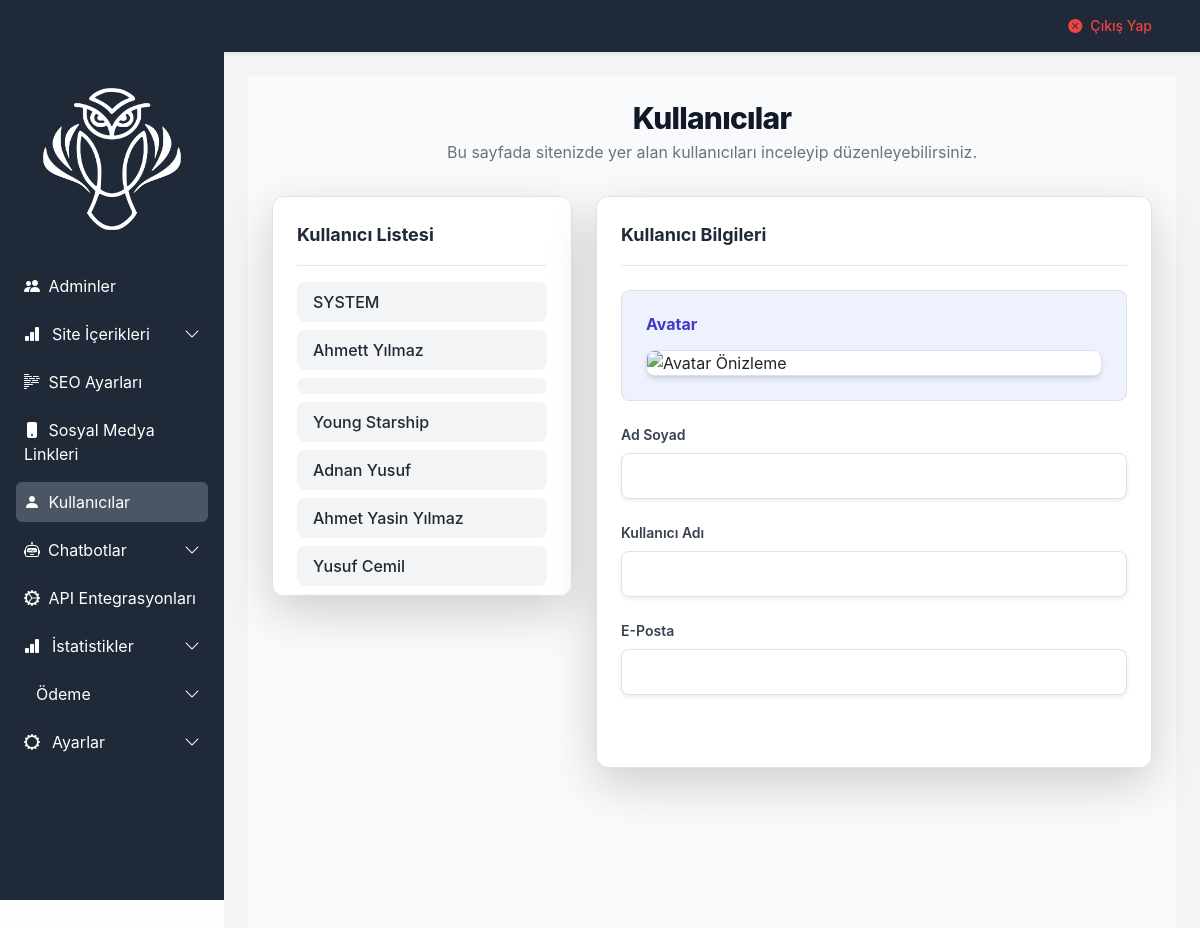
/admin/kullanicilar (signed in), run on the app's committed database.
### tables this page shows
CREATE TABLE `kullanicilar` (
  `id` int(11) NOT NULL AUTO_INCREMENT,
  `ad_soyad` varchar(30) NOT NULL,
  `kullanici_adi` varchar(30) NOT NULL,
  `google_id` varchar(30) NOT NULL,
  `eposta` varchar(50) NOT NULL,
  `telefon` varchar(15) NOT NULL,
  `dogum_tarihi` date DEFAULT NULL,
  `sifre` varchar(64) NOT NULL,
  `avatar` longtext NOT NULL,
  `dil` enum('Türkçe','İngilizce') NOT NULL,
  PRIMARY KEY (`id`)
);

### functions/db.php (called while the page is built, shortened)
<?php
class Database {
    private static $instance = null;
    private $conn;
    private $driver = 'mysql';
    private $host_dev = 'localhost:3306';
    private $username_dev = 'root';
    private $password_dev = '12345678';
    private $database_dev = 'lumanoris';
    private $host_prod = 'localhost:3306';
    private $username_prod = 'lumansmu_admin';
    private $password_prod = '9owwT70r=~_R;A?f';
    private $database_prod = 'lumansmu_database';
    private function __construct() {
        $serverName = $_SERVER['SERVER_NAME'] ?? 'localhost';
        $isLocal = in_array($serverName, ['localhost', '127.0.0.1', '::1'], true)
               || str_contains($serverName, '.local')
               || str_contains($serverName, '.test');
        $this->host     = $isLocal ? $this->host_dev     : $this->host_prod;
        $this->username = $isLocal ? $this->username_dev : $this->username_prod;
        $this->password = $isLocal ? $this->password_dev : $this->password_prod;
        $this->database = $isLocal ? $this->database_dev : $this->database_prod;
        $host_parts = explode(':', $this->host);
        $host_name = $host_parts[0];
        $port = isset($host_parts[1]) ? (int)$host_parts[1] : 3306;
        $dsn = "$this->driver:host=$host_name;dbname=$this->database;charset=utf8mb4;port=$port";
        $options = [
            PDO::ATTR_ERRMODE            => PDO::ERRMODE_EXCEPTION,
            PDO::ATTR_DEFAULT_FETCH_MODE => PDO::FETCH_ASSOC,
            PDO::ATTR_EMULATE_PREPARES   => false,
        ];
        try {
            $this->conn = new PDO($dsn, $this->username, $this->password, $options);
        } catch (PDOException $e) {
            throw new Exception('Veritabanı bağlantısı başarısız: ' . $e->getMessage());
        }
    }
    private function loadEnvOverrides(): void {
        $env = [];
        $envFiles = [
            __DIR__ . '/../.env',
            __DIR__ . '/../admin/.env',
        ];
        $get = function (string ...$keys) use ($env) {
            foreach ($keys as $key) {
                $value = $_ENV[$key] ?? $_SERVER[$key] ?? getenv($key);
                if ($value !== false && $value !== null && $value !== '') {
                    return $value;
                }
                if (isset($env[$key]) && $env[$key] !== '') {
                    return $env[$key];
                }
            }
            return null;
        };
        $this->host_dev = $get('DB_HOST_DEV', 'MYSQL_HOST_DEV') ?? $this->host_dev;
        $this->username_dev = $get('DB_USERNAME_DEV', 'DB_USER_DEV', 'MYSQL_USER_DEV') ?? $this->username_dev;
        $this->password_dev = $get('DB_PASSWORD_DEV', 'DB_PASS_DEV', 'MYSQL_PASSWORD_DEV') ?? $this->password_dev;
        $this->database_dev = $get('DB_DATABASE_DEV', 'DB_NAME_DEV', 'MYSQL_DATABASE_DEV') ?? $this->database_dev;
        $this->host_prod = $get('DB_HOST_PROD', 'DB_HOST', 'MYSQL_HOST') ?? $this->host_prod;
        $this->username_prod = $get('DB_USERNAME_PROD', 'DB_USERNAME', 'DB_USER', 'MYSQL_USER') ?? $this->username_prod;
        $this->password_prod = $get('DB_PASSWORD_PROD', 'DB_PASSWORD', 'DB_PASS', 'MYSQL_PASSWORD') ?? $this->password_prod;
        $this->database_prod = $get('DB_DATABASE_PROD', 'DB_DATABASE', 'DB_NAME', 'MYSQL_DATABASE') ?? $this->database_prod;
    }
    public static function getInstance() {
        if (self::$instance === null) {
            self::$instance = new Database();
        }
        return self::$instance;
    }
    private function executePreparedStatement($query, $params = []) {
        $stmt = $this->conn->prepare($query);
        if (!empty($params)) {
            foreach ($params as $index => $param) {
                $type = PDO::PARAM_STR;
                $stmt->bindValue(($index + 1), $param, $type);
            }
        }
        $stmt->execute();
        return $stmt;
    }
    public function selectMulti($queryBody, $params = [])
    {
        $query = "SELECT " . $queryBody;
        $stmt = $this->executePreparedStatement($query, $params);
        return $stmt->fetchAll();
    }
}
?>

### admin/kullanicilar.php (the view, shortened to what this page needs)
<?php
$kullanicilar = $database->selectMulti("* FROM kullanicilar");
?>
<main class="bg-gray-50 p-6 min-h-screen">
    <div class="max-w-screen-xl mx-auto">
        <div class="grid grid-cols-1 lg:grid-cols-[300px_auto] gap-6">
            <aside class="bg-white rounded-xl shadow-lg border border-gray-100 p-4 h-[400px] overflow-y-auto">
                <h3 class="text-lg font-bold text-gray-800 border-b pb-3 mb-3">Kullanıcı Listesi</h3>
                <ul id="kategoriUl" class="space-y-2 overflow-auto">
                    <?php foreach ($kullanicilar as $kullanici): ?>
                        <li class="flex items-center bg-gray-100 hover:bg-indigo-50/70 text-gray-800 px-3 py-2 rounded-lg cursor-pointer transition duration-150" data-id="<?= $kullanici['id'] ?>">
                            <span class="font-medium"><?= htmlspecialchars($kullanici['ad_soyad']) ?></span>
                        </li>
                    <?php endforeach; ?>
                </ul>
            </aside>
            <section class="bg-white rounded-xl shadow-lg border border-gray-100 p-6">
                <h3 class="text-lg font-bold text-gray-800 border-b pb-3 mb-4">Kullanıcı Bilgileri</h3>
                <form id="kullaniciForm" class="space-y-6" enctype="multipart/form-data">
                    <div class="border border-indigo-200 bg-indigo-50 p-4 rounded-lg">
                        <h4 class="font-bold text-md text-indigo-700 mb-3">Avatar</h4>
                        <div class="flex flex-col gap-4">
                            <img src="" id="avatar_preview" class="w-full h-auto max-h-48 object-cover rounded-lg shadow-md border bg-white" alt="Avatar Önizleme">
                        </div>
                    </div>
                    <div>
                      <label for="ad_soyad" class="block font-semibold text-sm text-gray-700 mb-2">Ad Soyad</label>
                      <input type="text" id="ad_soyad" name="ad_soyad" class="w-full border border-gray-300 rounded-lg px-4 py-2.5 bg-white focus:outline-none focus:ring-2 focus:ring-indigo-500 transition shadow-sm" required>
                    </div>
                    <div>
                      <label for="kullanici_adi" class="block font-semibold text-sm text-gray-700 mb-2">Kullanıcı Adı</label>
                      <input type="text" id="kullanici_adi" name="kullanici_adi" class="w-full border border-gray-300 rounded-lg px-4 py-2.5 bg-white focus:outline-none focus:ring-2 focus:ring-indigo-500 transition shadow-sm" required>
                    </div>
                    <div>
                      <label for="eposta" class="block font-semibold text-sm text-gray-700 mb-2">E-Posta</label>
                      <input type="text" id="eposta" name="eposta" class="w-full border border-gray-300 rounded-lg px-4 py-2.5 bg-white focus:outline-none focus:ring-2 focus:ring-indigo-500 transition shadow-sm" required>
                    </div>
                    <div class="flex justify-between gap-2 pt-4">
                    </div>
                </form>
            </section>
        </div>
    </div>
</main>

### admin/assets/css/admin.css (style rules this page uses)
html, body { font-family: 'Inter' !important; scroll-behavior: smooth; }

### data on the page
kullanicilar: ad_soyad "SYSTEM"
kullanicilar: ad_soyad "Ahmett Yılmaz"
kullanicilar: ad_soyad "Young Starship"
kullanicilar: ad_soyad "Adnan Yusuf"
kullanicilar: ad_soyad "Ahmet Yasin Yılmaz"
kullanicilar: ad_soyad "Yusuf Cemil"

### other printed values
$title "Kullanıcılar"
$subtitle "Bu sayfada sitenizde yer alan kullanıcıları inceleyip düzenleyebilirsiniz."
